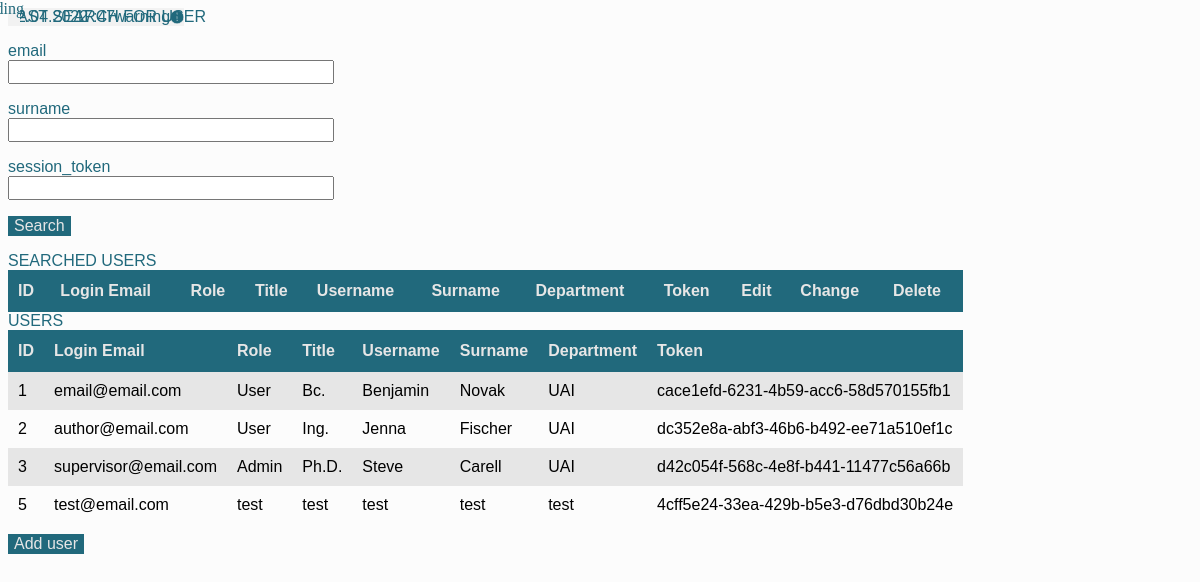
/home_admin (signed in), run on an earlier commit of the app's database.
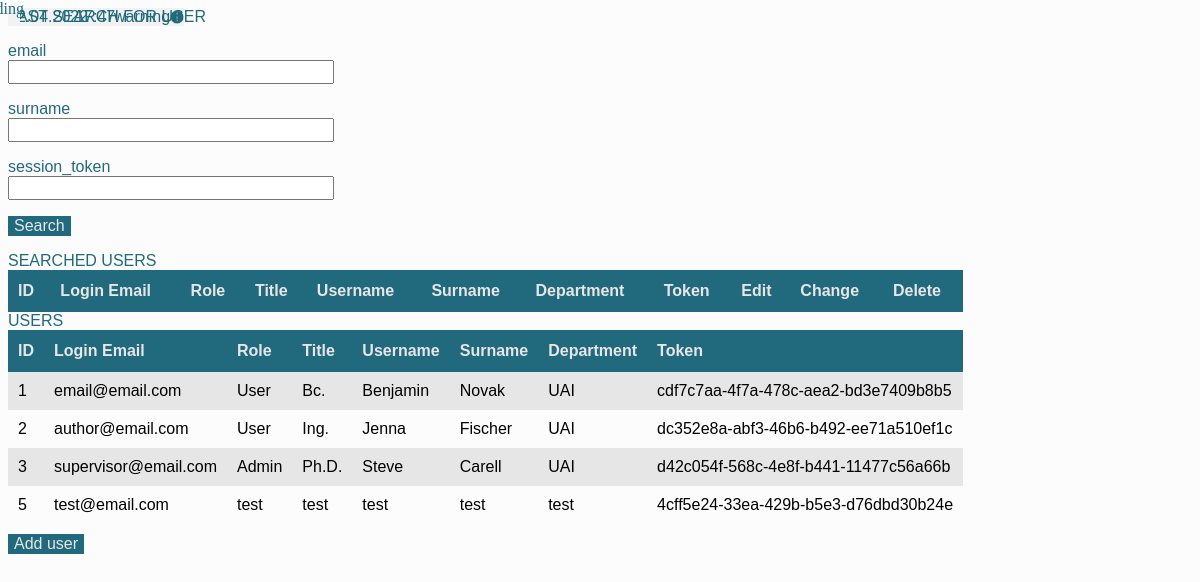
And on a later commit of the database.
### app/models.py (models this page shows, shortened)
class User(UserMixin, db.Model):
    __bind_key__ = "db_users"
    __tablename__ = "medic"
    id = db.Column("id", db.Integer, primary_key=True)
    email = db.Column("email", db.String(40), unique=True)
    username = db.Column("name", db.String(20))
    surname = db.Column("surname", db.String(20))
    department = db.Column("department", db.String(10))
    title = db.Column("title", db.String(5))
    password = db.Column("password", db.String(200), unique=True)
    session_token = db.Column("session_token", db.String(40), unique=True, index=True)
    role = db.Column("role", db.String(5))

### app/routes_auth.py (the view, shortened to what this page needs)
@auth.route("/home_admin", methods=["GET", "POST"])
@admin_required
@login_required
def home_admin():
    users = User.query.filter().all()
    db.session.flush()
    search_form = SearchForm()
    return render_template(
        "admin/home_admin.html", users=users, search_form=search_form
    )

### app/forms.py
class SearchForm(FlaskForm):
    email = StringField("email")
    surname = StringField("surname")
    session_token = StringField("session_token")
    search = SubmitField("Search")

### app/__init__.py (called while the page is built)
def create_app():
    server_app = Flask(__name__)
    server_app.config.from_object(Config)
    db.init_app(server_app)
    login_manager = LoginManager()
    login_manager.init_app(server_app)
    login_manager.session_protection = "strong"
    from .models import User
    @login_manager.user_loader
    def load_user(session_token):
        return User.query.filter_by(session_token=session_token).first()
    from .routes import app
    server_app.register_blueprint(app)
    from .routes_auth import auth
    server_app.register_blueprint(auth)
    return server_app

### app/role_req.py (called while the page is built)
def admin_required(f):
    @wraps(f)
    def wrap(*args, **kwargs):
        if current_user.role == "Admin":
            return f(*args, **kwargs)
        else:
            return "<h1>You need to be an admin to view this page.<h1>"
    return wrap

### app/routes_auth.py (called while the page is built)
@auth.teardown_request
def teardown_request_func(error=None):
    if error:
        print(str(error))

### app/templates/admin/home_admin.html (shortened to what this page needs)
<!DOCTYPE html>
<link rel="stylesheet" href="{{ url_for('static', filename='css/admin/home_admin.css') }}">
{% extends "layout.html" %}
{% block content %}
    <div class="title">FAST SEARCH FOR USER</div>
    <form action="" method="post">
        <p>
            {{ search_form.email.label(class="label") }}<br>
            {{ search_form.email(size=32,class="input") }}<br>
        </p>
        <p>
            {{ search_form.surname.label(class="label")  }}<br>
            {{ search_form.surname(size=32,class="input") }}<br>
        </p>
        <p>
            {{ search_form.session_token.label(class="label")  }}<br>
            {{ search_form.session_token(size=32,class="input") }}<br>
        </p>
        <p>{{ search_form.search(class="button_auth") }}</p>
    </form>
    <div class="title">SEARCHED USERS</div>
    <table id="users">
        <tr>
            <th>ID</th>
            <th>Login Email</th>
            <th>Role</th>
            <th>Title</th>
            <th>Username</th>
            <th>Surname</th>
            <th>Department</th>
            <th>Token</th>
            <th>Edit</th>
            <th>Change</th>
            <th>Delete</th>
        </tr>
    </table>
    <div class="title">USERS</div>
    <table id="users">
        <tr>
            <th>ID</th>
            <th>Login Email</th>
            <th>Role</th>
            <th>Title</th>
            <th>Username</th>
            <th>Surname</th>
            <th>Department</th>
            <th>Token</th>
        </tr>
        {% for user in users %}
            <tr>
                <td>{{ user.id }}</td>
                <td>{{ user.email }}</td>
                <td>{{ user.role }}</td>
                <td>{{ user.title }}</td>
                <td>{{ user.username }}</td>
                <td>{{ user.surname }}</td>
                <td>{{ user.department }}</td>
                <td>{{ user.session_token }}</td>
            </tr>
        {% endfor %}
    </table>
    <button class="button_auth" id="add_user"onclick="window.location.href='{{ url_for( 'auth.register_admin') }}';">Add user</button>
{% endblock %}

What changed in the data, as far as the page shows it:
changed User "email@email.com": session_token "cace1efd-6231-4b59-acc6-58d570155fb1" → "cdf7c7aa-4f7a-478c-aea2-bd3e7409b8b5"
